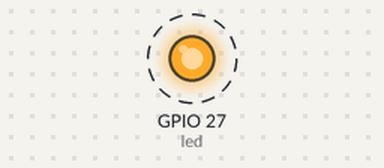
Recording of a sketch running on a simulated ESP32. On the bench: output pins drawn as LEDs (lit = HIGH). Dashed ring = blinking.

Above: at 0.12 s.
Timing chart, 0 to 3.0 s (numbered marks = the images above):
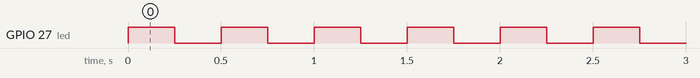

Measured:
- by itself, GPIO 27 (led): alternates HIGH for 0.25 s and LOW for 0.25 s

The sketch:

LED_DIRECTIONAL_sketch_jul4a.ino
```cpp
int led = 27;

void setup() {
  // put your setup code here, to run once:
  pinMode(led, OUTPUT);
  digitalWrite(led, LOW);
}

void loop() {
  // put your main code here, to run repeatedly:
  digitalWrite(led, !digitalRead(led));
  delay(250);
}
```
